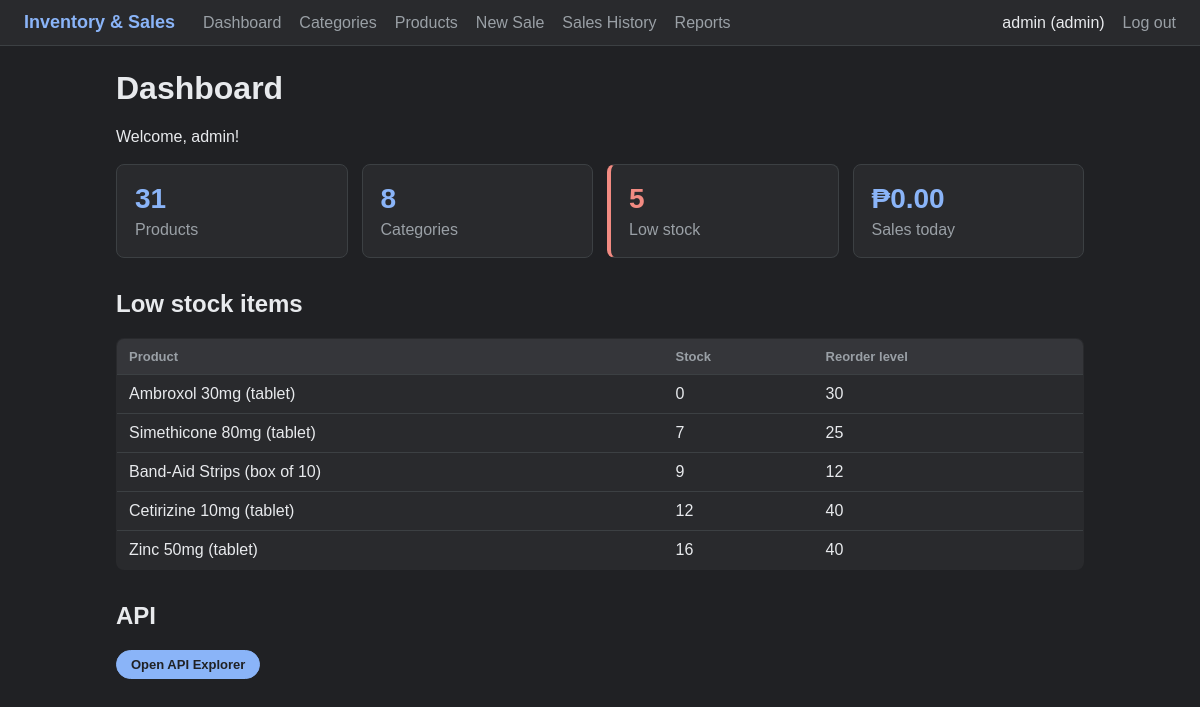
/index.php (signed in), run on an earlier commit of the app's database.
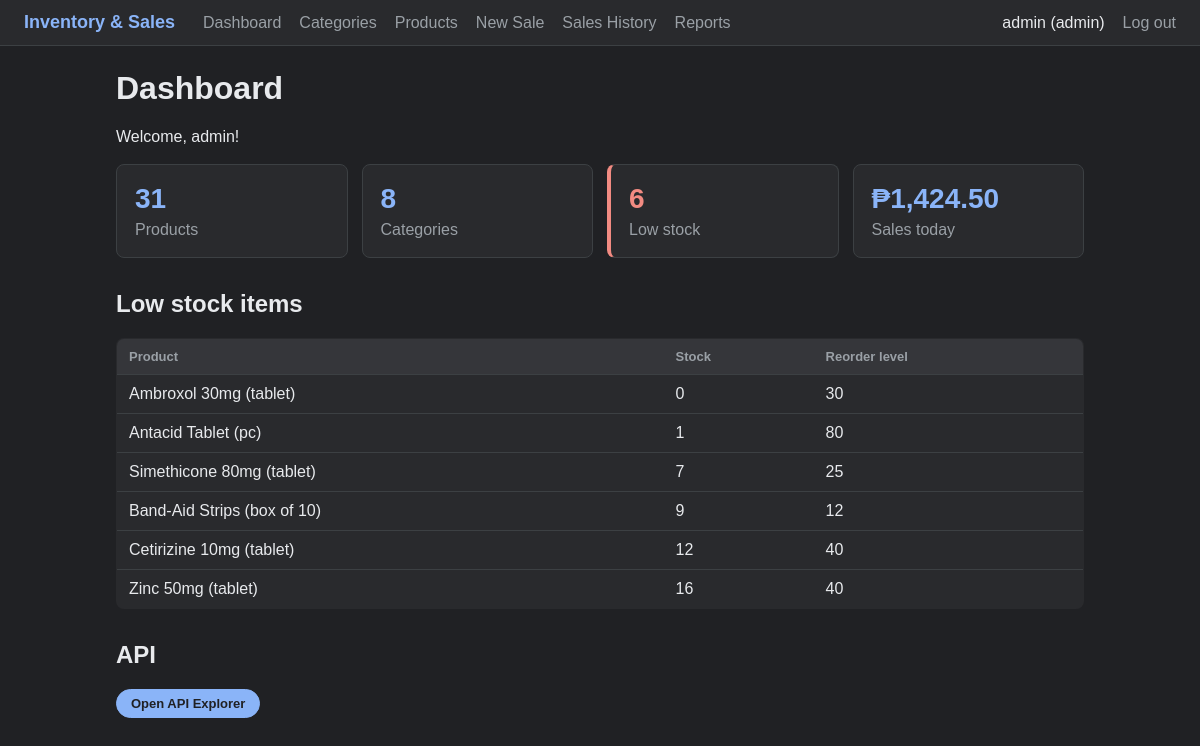
And on a later commit of the database.
### tables this page shows
CREATE TABLE `products` (
  `id` int(11) NOT NULL,
  `category_id` int(11) DEFAULT NULL,
  `name` varchar(150) NOT NULL,
  `price` decimal(10,2) NOT NULL,
  `stock` int(11) DEFAULT 0,
  `reorder_level` int(11) DEFAULT 5,
  `is_active` tinyint(1) NOT NULL DEFAULT 1
);

### index.php (the view, shortened to what this page needs)
<?php
require 'includes/header.php';
$products   = $conn->query("SELECT COUNT(*) AS c FROM products WHERE is_active = 1")->fetch_assoc()['c'];
$categories = $conn->query("SELECT COUNT(*) AS c FROM categories WHERE is_active = 1")->fetch_assoc()['c'];
$low        = $conn->query("SELECT COUNT(*) AS c FROM products WHERE is_active = 1 AND stock <= reorder_level")->fetch_assoc()['c'];
$today      = $conn->query("SELECT COALESCE(SUM(total),0) AS t FROM sales WHERE DATE(created_at) = CURDATE()")->fetch_assoc()['t'];
$lowList    = $conn->query("SELECT name, stock, reorder_level FROM products WHERE is_active = 1 AND stock <= reorder_level ORDER BY stock ASC LIMIT 10");
?>
<h1>Dashboard</h1>
<p>Welcome, <?= htmlspecialchars($_SESSION['username']) ?>!</p>
<div class="cards">
    <div class="card"><span class="num"><?= $products ?></span><span>Products</span></div>
    <div class="card"><span class="num"><?= $categories ?></span><span>Categories</span></div>
    <div class="card warn"><span class="num"><?= $low ?></span><span>Low stock</span></div>
    <div class="card"><span class="num">&#8369;<?= number_format($today, 2) ?></span><span>Sales today</span></div>
</div>
<h2>Low stock items</h2>
<?php if ($lowList->num_rows === 0): ?>
    <p>Nothing is running low. </p>
<?php else: ?>
    <table>
        <tr><th>Product</th><th>Stock</th><th>Reorder level</th></tr>
        <?php while ($r = $lowList->fetch_assoc()): ?>
            <tr>
                <td><?= htmlspecialchars($r['name']) ?></td>
                <td><?= (int)$r['stock'] ?></td>
                <td><?= (int)$r['reorder_level'] ?></td>
            </tr>
        <?php endwhile; ?>
    </table>
<?php endif; ?>
<h2>API</h2>
<div class="api-links">
    <a href="pages/api-demo.php" class="primary">Open API Explorer</a>
</div>
<?php require 'includes/footer.php'; ?>

What changed in the data, as far as the page shows it:
now on this page (row edited): products: name "Antacid Tablet (pc)", stock "1", reorder_level "80"
Also different on the page:
$low: "5" → "6"
$today: "0.00" → "1,424.50"
